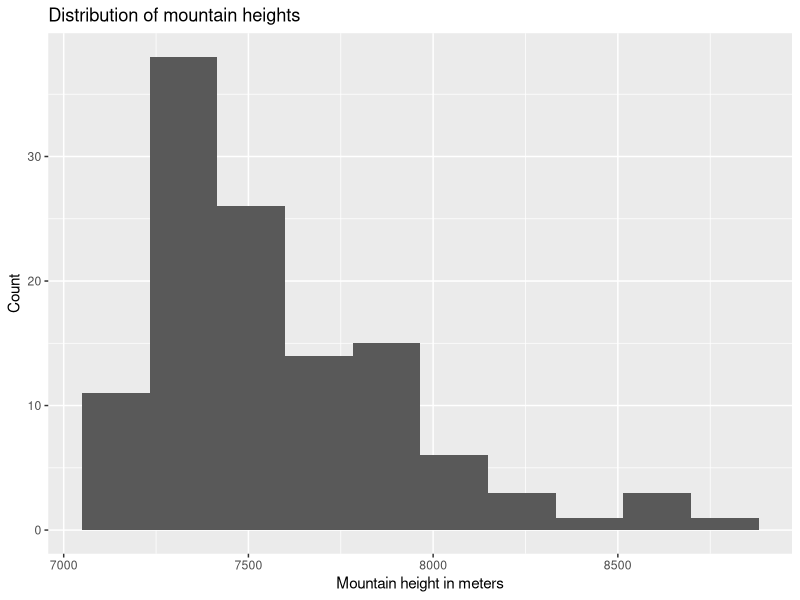
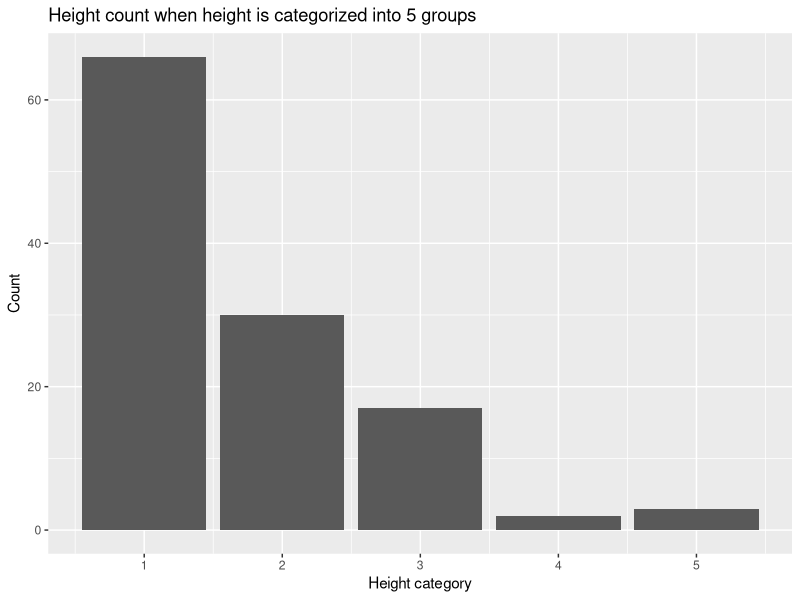
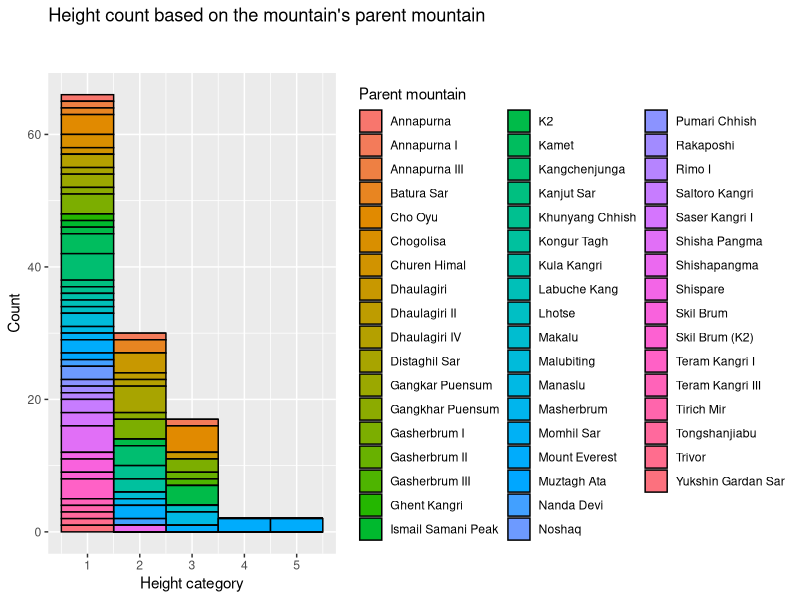
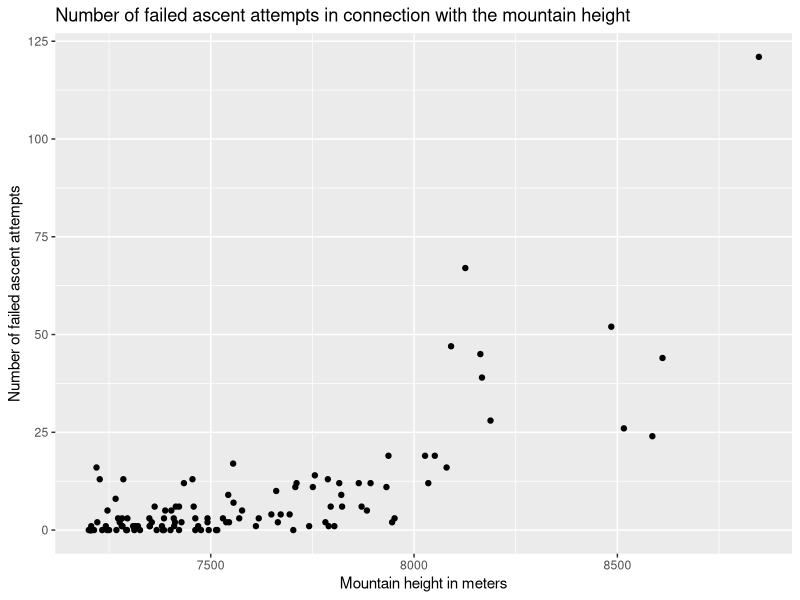
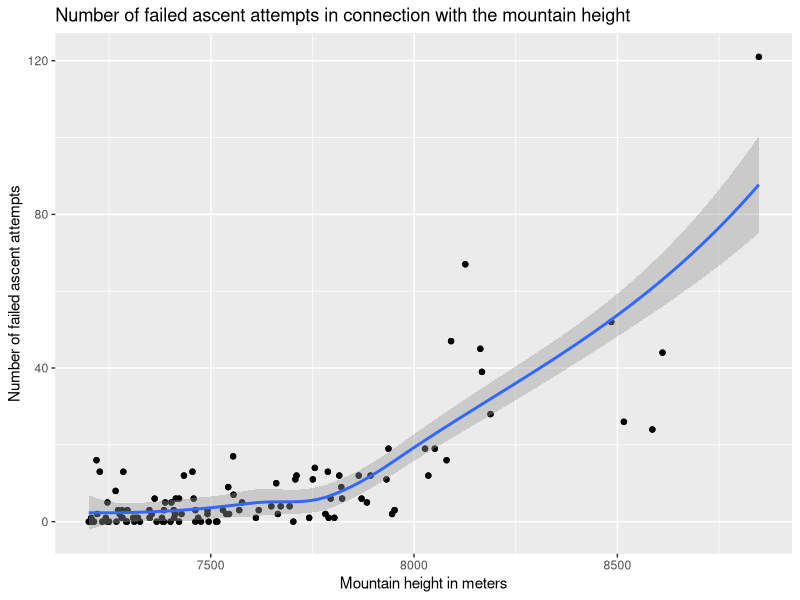
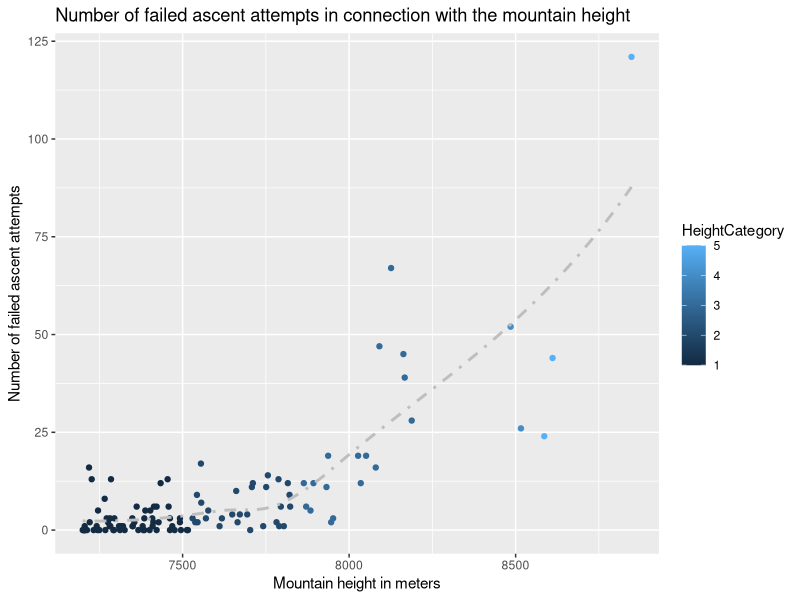
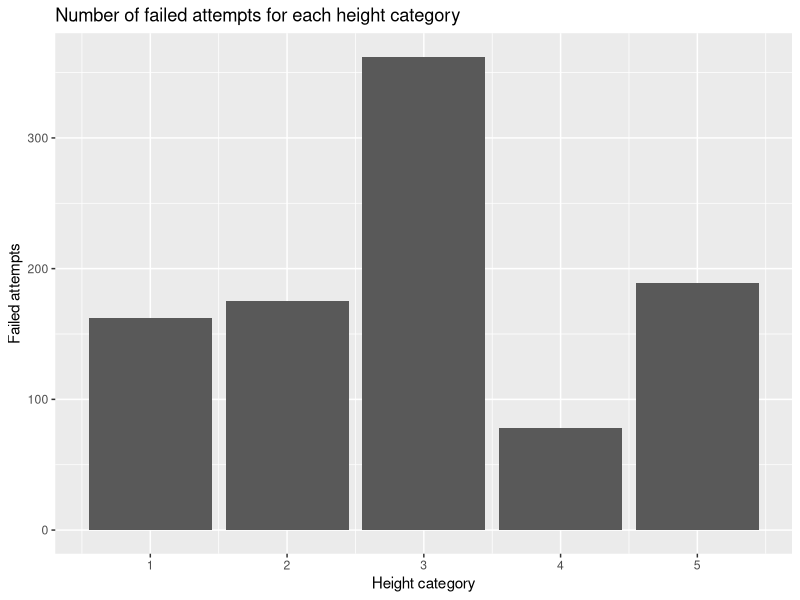
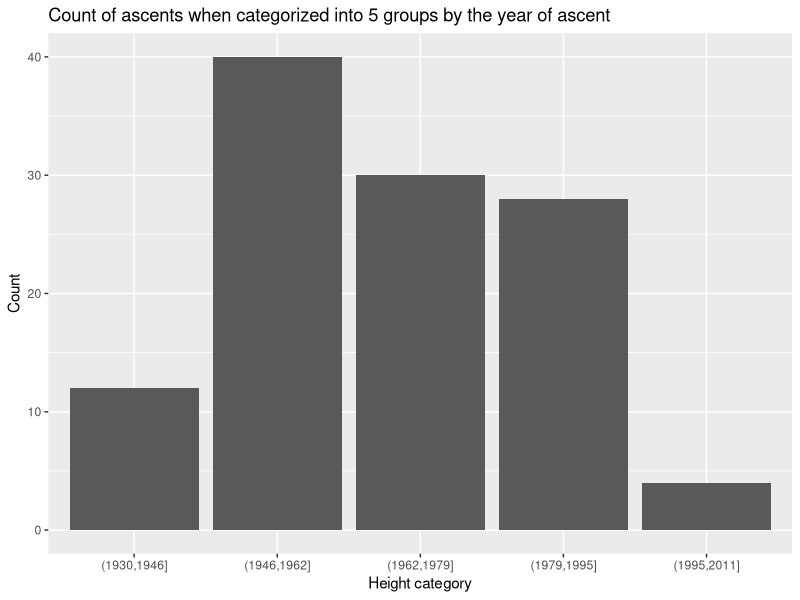

These figures' R source, in order:
## ---- chunk 1
knitr::opts_chunk$set(echo = TRUE)
library(tidyverse)
library(stringr)
library(ggplot2)
options(warn = 0)
## ---- chunk 2
hm <- read.csv("../data/HighestMountains.csv", stringsAsFactors = F, header = T, na.strings = '')
hm <- tbl_df(hm)
head(hm)
glimpse(hm)
summary(hm)
## ---- chunk 3
hm <- mutate(hm, HeightCategory = cut(Height..m., 5, labels = F))
hm <- mutate(hm, RankCategory = ntile(Rank, 5))
hm$First.ascent <- as.integer(sub('unclimbed', NaN, hm$First.ascent))
hm <- mutate(hm, FirstClimbCategory = cut(First.ascent, 5, dig.lab = 4, na.rm = T))
## ---- chunk 4
options(warn = -1)
graph <- ggplot(hm, aes(x = Height..m.)) + geom_histogram(bins = 10) + labs(x = 'Mountain height in meters', y = 'Count', title = 'Distribution of mountain heights')
#ggsave(plot = graph, filename="../figures/MountainHeights.png")
graph
## ---- chunk 5
graph <- ggplot(hm, aes(x = HeightCategory)) + geom_histogram(bins = 5, stat = 'count') + labs(x = 'Height category', y = 'Count', title = 'Height count when height is categorized into 5 groups')
#ggsave(plot = graph, filename="../figures/MountainHeights5groups.png")
graph
## ---- chunk 6
filter(hm, !is.na(hm$Parent.mountain)) %>% ggplot(aes(x = HeightCategory, fill = Parent.mountain)) + geom_histogram(bins = 5, color = 'black') + labs(fill = 'Parent mountain', x = 'Height category', y = 'Count', title = 'Height count based on the mountain\'s parent mountain\n\n') -> graph
#ggsave(plot = graph, filename="../figures/MountainHeightsByParent.png")
graph
## ---- chunk 7
graph <- ggplot(hm, aes(x = hm$Height..m., y = hm$Failed.attempts.bef..2004)) + geom_point() + labs(x = 'Mountain height in meters', y = 'Number of failed ascent attempts', title = 'Number of failed ascent attempts in connection with the mountain height')
#ggsave(plot = graph, filename="../figures/FailedAscentAttemptsPoints.png")
graph
## ---- chunk 8
graph + geom_point() + stat_smooth(method = 'loess') -> graph2
#ggsave(plot = graph2, filename="../figures/FailedAscentAttemptsPointsLoess.png")
graph2
## ---- chunk 9
graph <- ggplot(hm, aes(x = hm$Height..m., y = hm$Failed.attempts.bef..2004, color = HeightCategory)) + geom_point() + geom_smooth(aes(x = hm$Height..m., y = hm$Failed.attempts.bef..2004), method = 'loess', linetype = 4, color = "grey", se = F, inherit.aes = F) + labs(x = 'Mountain height in meters', y = 'Number of failed ascent attempts', title = 'Number of failed ascent attempts in connection with the mountain height')
#ggsave(plot = graph, filename="../figures/FailedAscentAttemptsPointsLoessColor.png")
graph
## ---- chunk 10
options(warn = -1)
hm %>% group_by(HeightCategory) -> groupedByHC
summarise(groupedByHC, countOfFailures = sum(Failed.attempts.bef..2004, na.rm = T)) -> groupedByHC
graph <- ggplot(groupedByHC, aes(groupedByHC$HeightCategory, groupedByHC$countOfFailures)) + geom_col() + labs(x = 'Height category', y = 'Failed attempts', title = 'Number of failed attempts for each height category')
#ggsave(plot = graph, filename="../figures/FailedAscentAttempts.png")
graph
## ---- chunk 11

filter(hm, !is.na(hm$FirstClimbCategory)) %>% ggplot(aes(FirstClimbCategory)) + geom_histogram(bins = 5, stat = 'count', na.rm = T) + labs(x = 'Height category', y = 'Count', title = 'Count of ascents when categorized into 5 groups by the year of ascent') -> graph
#ggsave(plot = graph, filename="../figures/YearOfAscents.png")
graph
